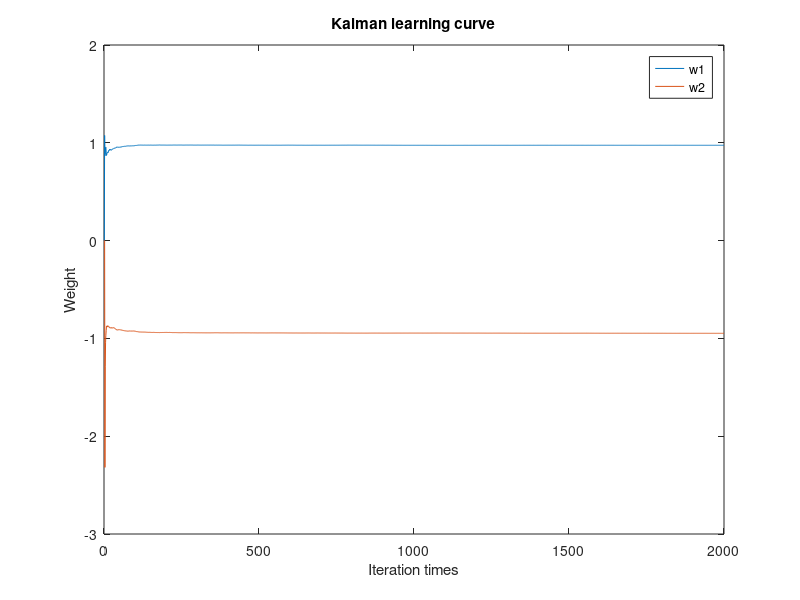
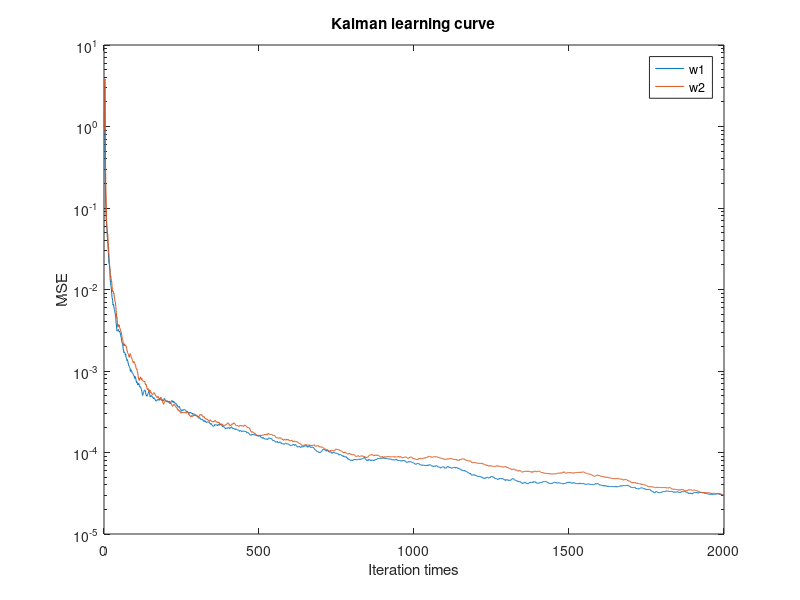

MATLAB code to generate these figures, in order:
clc
clear all
close all

%% parameter
M=2;
L=2000;
b=1;
a=[1 -0.975 0.95];
w_theory=-conj(a(2:end)).';
sigma_v_2=0.0731;
test_N=100;
x_test=0;
err_test=0;
for test=1:test_N
	v=randn(1,L);
	z=filtic(b,a,[0 0]);
	u=filter(b,a,v,z);
	
	J_min=0.005;
	
	%%
	u1=[zeros(1,M-1) u];
	U=zeros(M,L);
	for nn=1:L
		U(:,nn)=u1(M-1+nn:-1:nn);
	end
	w=zeros(1,M).';
	
	%% kalman
	Q_2=J_min;
	P=eye(M);
	x_est=zeros(M,L);
	z=u(2:end);
	for nn=1:L-1
	C=U(:,nn).';    
	A=C*P*C'+Q_2;
	K=P*C'*inv(A);
	alpha(nn)=z(nn)-C*x_est(:,nn);
	x_est(:,nn+1)=x_est(:,nn)+K*alpha(nn);
	P=(eye(M)-K*C)*P;
    
    end
    err=abs(x_est-w_theory);
    %err=abs(alpha);
	x_test=x_test+x_est;
    err_test=err_test+err;
end	
x_test=x_test/test_N;
err_test=err_test/test_N;
err_test=err_test.^2;
x_test(:,end)
figure
plot(x_test(1,:))
hold on
plot(x_test(2,:))
ylabel('Weight')
xlabel('Iteration times')
legend('w1', 'w2')
title('Kalman learning curve')

figure
semilogy(err_test(1,:))
hold on
semilogy(err_test(2,:))
ylabel('MSE')
xlabel('Iteration times')
legend('w1', 'w2')
title('Kalman learning curve')
